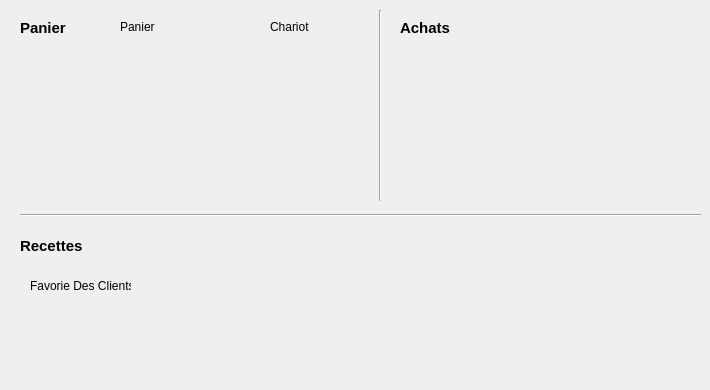
    <widget class="QWidget" name="tab_5">
     <attribute name="title">
      <string>Statistiques</string>
     </attribute>
     <widget class="QLabel" name="label_24">
      <property name="geometry">
       <rect>
        <x>20</x>
        <y>230</y>
        <width>241</width>
        <height>31</height>
       </rect>
      </property>
      <property name="font">
       <font>
        <pointsize>11</pointsize>
        <weight>75</weight>
        <bold>true</bold>
       </font>
      </property>
      <property name="text">
       <string>Recettes</string>
      </property>
     </widget>
     <widget class="Line" name="line_9">
      <property name="geometry">
       <rect>
        <x>370</x>
        <y>10</y>
        <width>20</width>
        <height>191</height>
       </rect>
      </property>
      <property name="orientation">
       <enum>Qt::Vertical</enum>
      </property>
     </widget>
     <widget class="QLabel" name="label_25">
      <property name="geometry">
       <rect>
        <x>400</x>
        <y>20</y>
        <width>81</width>
        <height>16</height>
       </rect>
      </property>
      <property name="font">
       <font>
        <pointsize>11</pointsize>
        <weight>75</weight>
        <bold>true</bold>
       </font>
      </property>
      <property name="text">
       <string>Achats</string>
      </property>
     </widget>
     <widget class="QLabel" name="label_28">
      <property name="geometry">
       <rect>
        <x>30</x>
        <y>270</y>
        <width>101</width>
        <height>31</height>
       </rect>
      </property>
      <property name="text">
       <string>Favorie Des Clients</string>
      </property>
     </widget>
     <widget class="QLabel" name="label_30">
      <property name="geometry">
       <rect>
        <x>20</x>
        <y>20</y>
        <width>81</width>
        <height>16</height>
       </rect>
      </property>
      <property name="font">
       <font>
        <pointsize>11</pointsize>
        <weight>75</weight>
        <bold>true</bold>
       </font>
      </property>
      <property name="text">
       <string>Panier</string>
      </property>
     </widget>
     <widget class="Line" name="line_10">
      <property name="geometry">
       <rect>
        <x>20</x>
        <y>200</y>
        <width>681</width>
        <height>31</height>
       </rect>
      </property>
      <property name="orientation">
       <enum>Qt::Horizontal</enum>
      </property>
     </widget>
     <widget class="QLabel" name="img_empty">
      <property name="geometry">
       <rect>
        <x>160</x>
        <y>260</y>
        <width>441</width>
        <height>121</height>
       </rect>
      </property>
      <property name="text">
       <string/>
      </property>
      <property name="pixmap">
       <pixmap resource="src.qrc">:/images/src/empty_small.png</pixmap>
      </property>
     </widget>
     <widget class="PieChart" name="widget" native="true">
      <property name="geometry">
       <rect>
        <x>100</x>
        <y>20</y>
        <width>241</width>
        <height>171</height>
       </rect>
      </property>
      <widget class="QLabel" name="label_27">
       <property name="geometry">
        <rect>
         <x>20</x>
         <y>0</y>
         <width>47</width>
         <height>13</height>
        </rect>
       </property>
       <property name="text">
        <string>Panier</string>
       </property>
      </widget>
      <widget class="QLabel" name="label_29">
       <property name="geometry">
        <rect>
         <x>170</x>
         <y>0</y>
         <width>47</width>
         <height>13</height>
        </rect>
       </property>
       <property name="text">
        <string>Chariot</string>
       </property>
      </widget>
     </widget>
    </widget>
